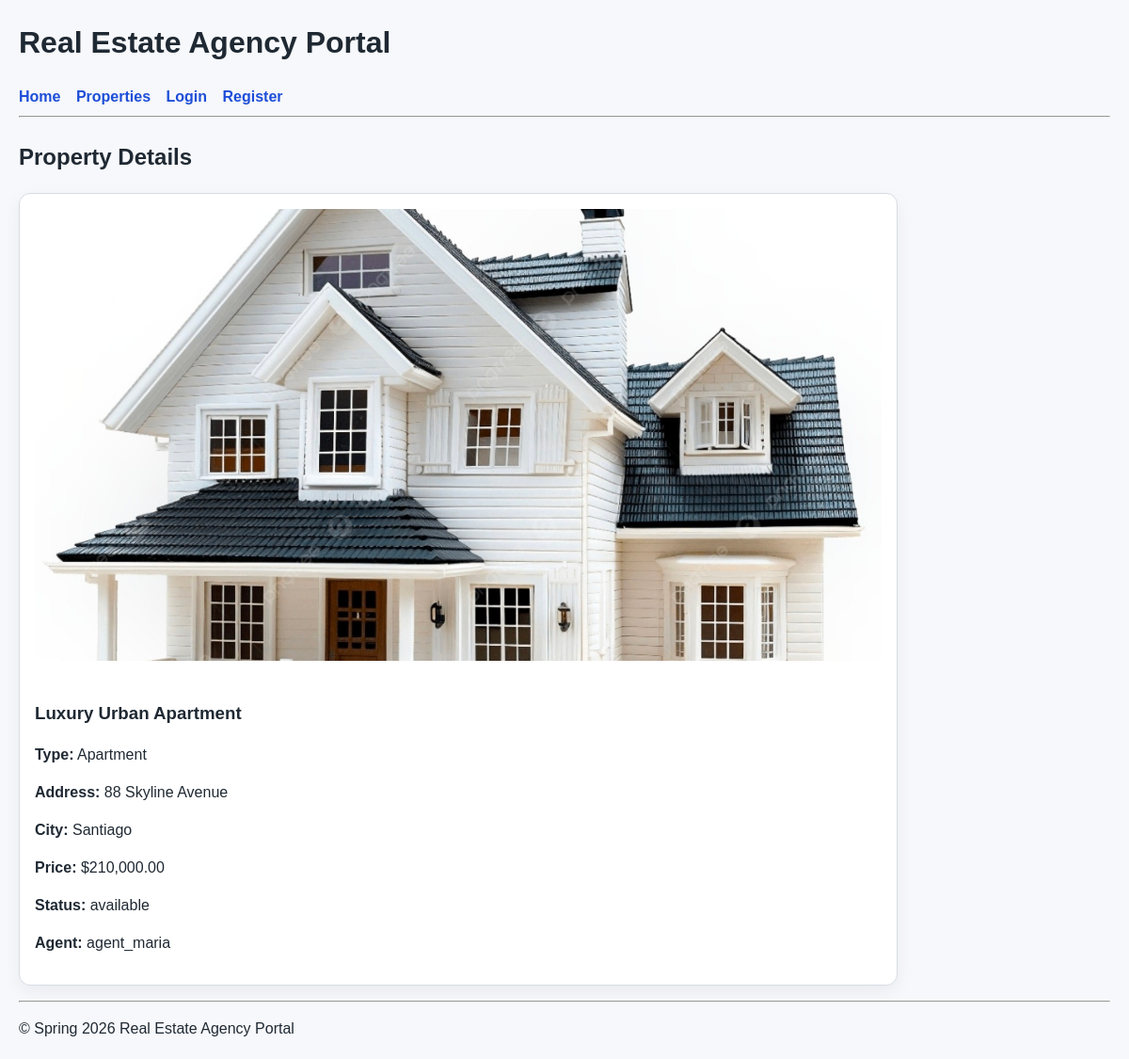
The app's page /property_details.php?id=2 with its own data.
### tables this page shows
CREATE TABLE Properties (
    propertyId INT NOT NULL AUTO_INCREMENT,
    title VARCHAR(100) NOT NULL,
    propertyType VARCHAR(50) NOT NULL,
    address VARCHAR(200) NOT NULL,
    city VARCHAR(100) NOT NULL,
    price DECIMAL(12,2) NOT NULL,
    status ENUM('available', 'sold', 'rented') NOT NULL DEFAULT 'available',
    imagePath VARCHAR(255) NULL,
    agentId INT NOT NULL,
    PRIMARY KEY (propertyId),
    CONSTRAINT fk_properties_agent FOREIGN KEY (agentId) REFERENCES Users(userId)
);

CREATE TABLE Users (
    userId INT NOT NULL AUTO_INCREMENT,
    userName VARCHAR(50) NOT NULL UNIQUE,
    contactInfo VARCHAR(200),
    passwordHash VARCHAR(255) NOT NULL,
    userType ENUM('agent', 'buyer', 'renter') NOT NULL,
    PRIMARY KEY (userId)
);

### RealEstateDatabase.php (called while the page is built, shortened)
<?php
require_once __DIR__ . '/Database.php';
class RealEstateDatabase {
    private PDO $conn;
    public function __construct() {
        $database = new Database();
        $this->conn = $database->connect();
    }
    public function getPropertyById(int $propertyId) {
        $sql = "SELECT p.*, u.userName AS agentName
                FROM Properties p
                JOIN Users u ON p.agentId = u.userId
                WHERE p.propertyId = :propertyId";
        $stmt = $this->conn->prepare($sql);
        $stmt->execute([':propertyId' => $propertyId]);
        return $stmt->fetch();
    }
}
?>

### Database.php (called while the page is built, shortened)
<?php
class Database {
    private ?PDO $conn = null;
    public function connect(): PDO {
        if ($this->conn === null) {
            try {
                $dsn = "mysql:host=" . DB_HOST . ";dbname=" . DB_NAME . ";charset=utf8mb4";
                $this->conn = new PDO($dsn, DB_USER, DB_PASS, [
                    PDO::ATTR_ERRMODE => PDO::ERRMODE_EXCEPTION,
                    PDO::ATTR_DEFAULT_FETCH_MODE => PDO::FETCH_ASSOC
                ]);
            } catch (PDOException $e) {
                die("Database connection failed: " . $e->getMessage());
            }
        }
        return $this->conn;
    }
}
?>

### property_details.php (the view, shortened to what this page needs)
<?php
require_once 'classes/RealEstateDatabase.php';
$db = new RealEstateDatabase();
$propertyId = isset($_GET['id']) ? (int)$_GET['id'] : 0;
$property = $db->getPropertyById($propertyId);
?>
<?php include 'includes/header.php'; ?>
<h2>Property Details</h2>
<?php if (!$property): ?>
    <p class="error">Property not found.</p>
<?php else: ?>
    <div class="card property-detail-card">
        <?php if (!empty($property['imagePath'])): ?>
            <img class="property-detail-image" src="<?= htmlspecialchars($property['imagePath']) ?>" alt="<?= htmlspecialchars($property['title']) ?>">
        <?php endif; ?>
        <h3><?= htmlspecialchars($property['title']) ?></h3>
        <p><strong>Type:</strong> <?= htmlspecialchars($property['propertyType']) ?></p>
        <p><strong>Address:</strong> <?= htmlspecialchars($property['address']) ?></p>
        <p><strong>City:</strong> <?= htmlspecialchars($property['city']) ?></p>
        <p><strong>Price:</strong> $<?= number_format((float)$property['price'], 2) ?></p>
        <p><strong>Status:</strong> <?= htmlspecialchars($property['status']) ?></p>
        <p><strong>Agent:</strong> <?= htmlspecialchars($property['agentName']) ?></p>
    </div>
<?php endif; ?>
<?php include 'includes/footer.php'; ?>

### style.css (style rules this page uses)
body { font-family: Arial, sans-serif; margin: 20px; line-height: 1.5; background-color: #f7f8fb; color: #1f2933; }
.card { border: 1px solid #d7dde5; padding: 16px; margin-bottom: 16px; border-radius: 12px; background: #ffffff; box-shadow: 0 6px 18px rgba(15, 23, 42, 0.06); }
.property-detail-card { max-width: 900px; }
.property-detail-image { width: 100%; max-height: 480px; object-fit: cover; border-radius: 12px; margin-bottom: 16px; }

### records on screen
properties: imagePath (picture), title "Luxury Urban Apartment", propertyType "Apartment", address "88 Skyline Avenue", city "Santiago", price "210,000.00", status "available", agentId.userName "agent_maria"
